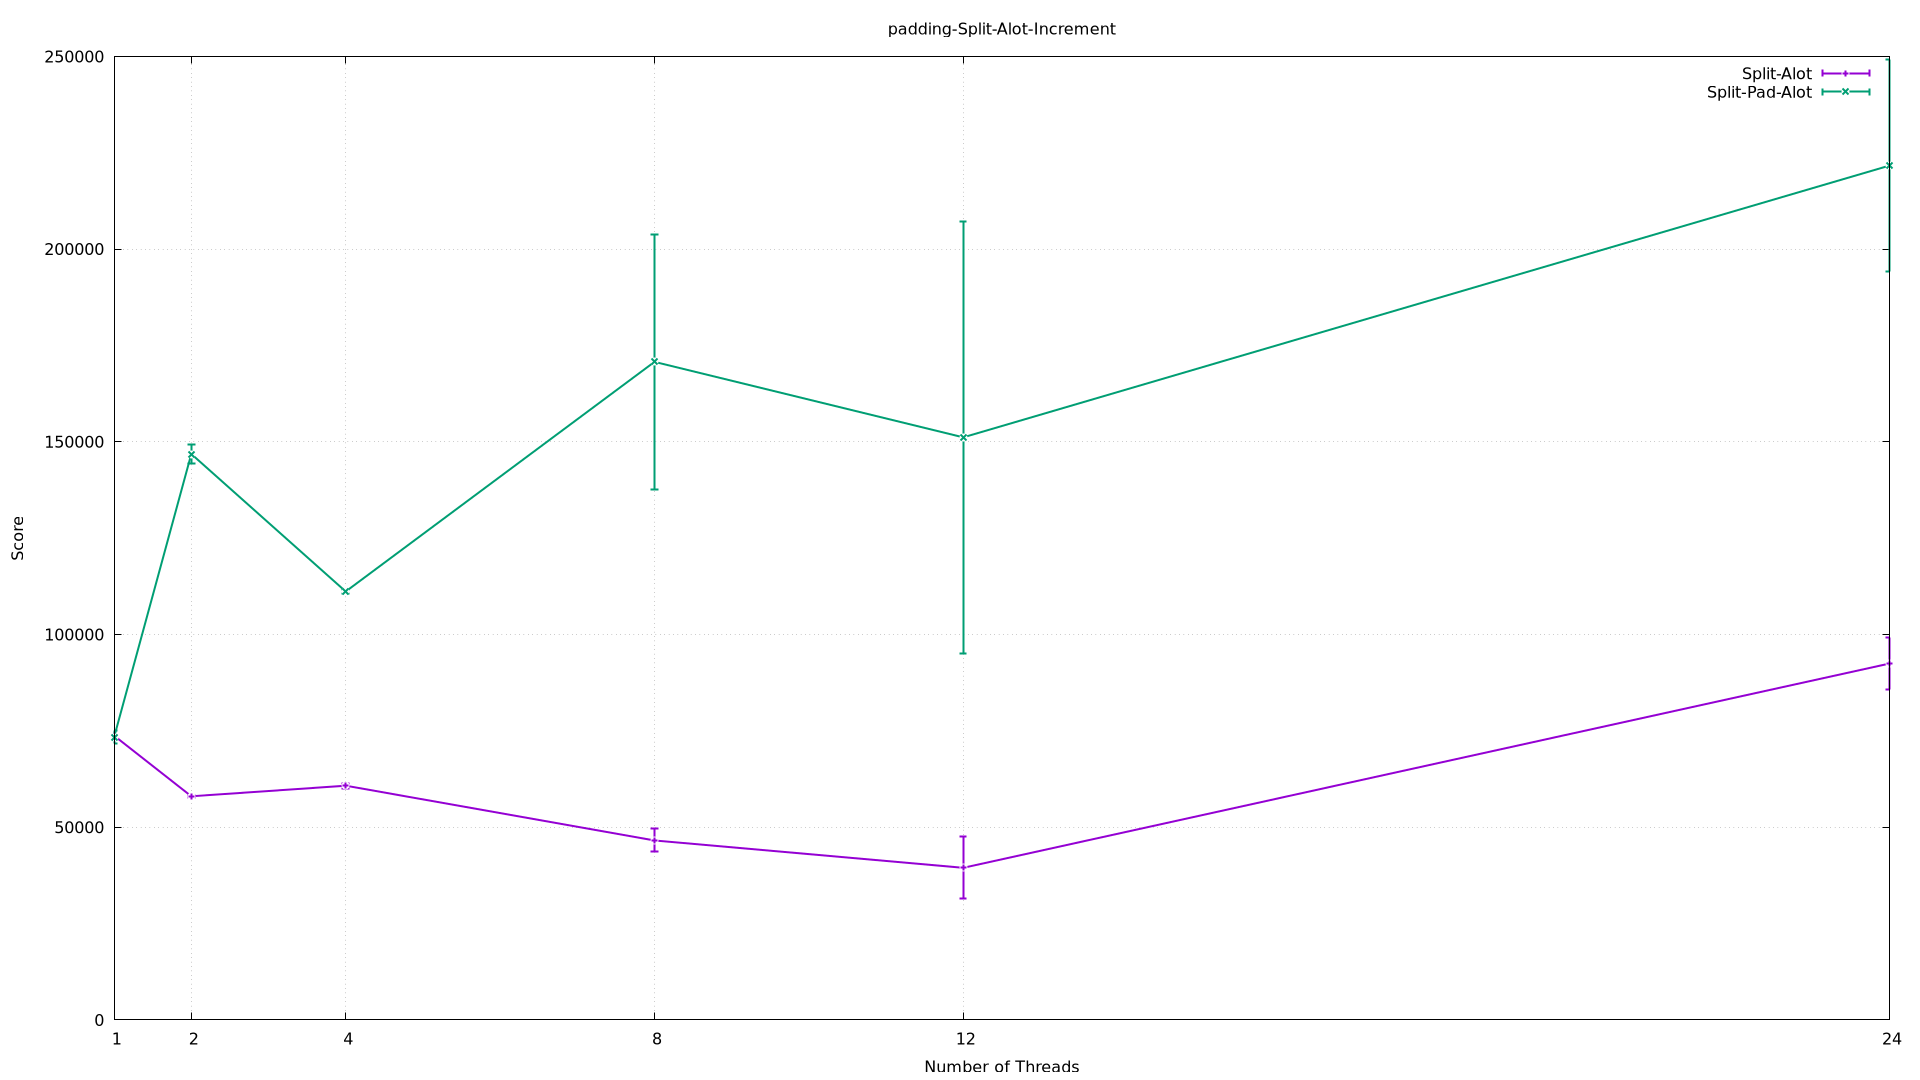

Write gnuplot code to recreate this figure.
set terminal pngcairo size 1920,1080
set output 'padding-Split-Alot-Increment.png'
set title 'padding-Split-Alot-Increment'
set xlabel 'Number of Threads'
set xtics (1, 2, 4, 8, 12, 24)
set ylabel 'Score'
set yrange [0:*]
set grid
plot 'padding-Split-Alot-Increment.dat' index 0 title 'Split-Alot' with yerrorlines linewidth 2, \
     'padding-Split-Alot-Increment.dat' index 1 title 'Split-Pad-Alot' with yerrorlines linewidth 2
